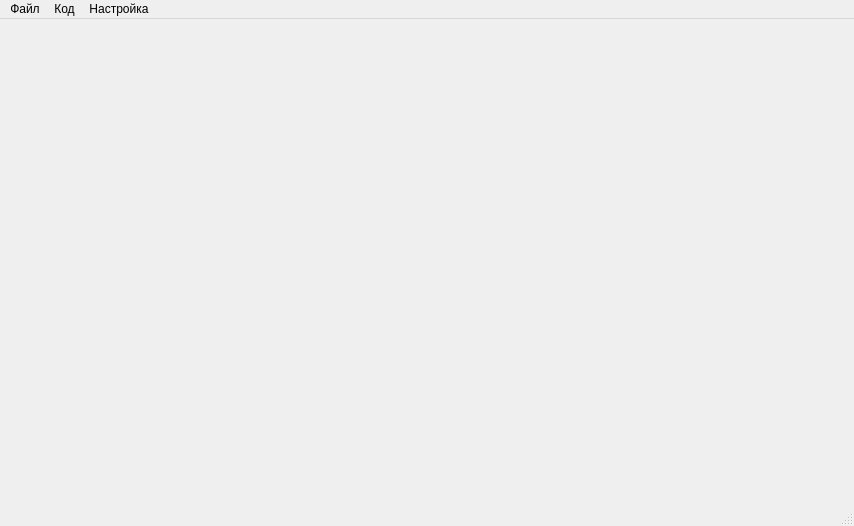
<?xml version="1.0" encoding="UTF-8"?>
<ui version="4.0">
 <class>MainWindow</class>
 <widget class="QMainWindow" name="MainWindow">
  <property name="geometry">
   <rect>
    <x>0</x>
    <y>0</y>
    <width>854</width>
    <height>526</height>
   </rect>
  </property>
  <property name="windowTitle">
   <string>MainWindow</string>
  </property>
  <property name="autoFillBackground">
   <bool>false</bool>
  </property>
  <widget class="QWidget" name="centralwidget"/>
  <widget class="QMenuBar" name="menubar">
   <property name="geometry">
    <rect>
     <x>0</x>
     <y>0</y>
     <width>854</width>
     <height>21</height>
    </rect>
   </property>
   <widget class="QMenu" name="fileMenu">
    <property name="title">
     <string>Файл</string>
    </property>
    <addaction name="loadAction"/>
    <addaction name="saveAction"/>
    <addaction name="saveAsAction"/>
   </widget>
   <widget class="QMenu" name="menu">
    <property name="title">
     <string>Настройка</string>
    </property>
    <widget class="QMenu" name="changeThemeMenu">
     <property name="title">
      <string>Изменить тему</string>
     </property>
     <addaction name="turnOnLightTheme"/>
     <addaction name="turnOnDarkTheme"/>
    </widget>
    <widget class="QMenu" name="toggleCurrentLineHighlighter">
     <property name="title">
      <string>Выделение строки</string>
     </property>
     <addaction name="separator"/>
     <addaction name="turnOnCurrentLineHighlighter"/>
     <addaction name="turnOffCurrentLineHighlighter"/>
    </widget>
    <addaction name="sendSettingAction"/>
    <addaction name="changeThemeMenu"/>
    <addaction name="toggleCurrentLineHighlighter"/>
   </widget>
   <widget class="QMenu" name="menu_F5">
    <property name="title">
     <string>Код</string>
    </property>
    <addaction name="sendAction"/>
   </widget>
   <addaction name="fileMenu"/>
   <addaction name="menu_F5"/>
   <addaction name="menu"/>
  </widget>
  <widget class="QStatusBar" name="statusbar"/>
  <action name="loadAction">
   <property name="text">
    <string>Загрузить</string>
   </property>
  </action>
  <action name="saveAction">
   <property name="text">
    <string>Сохранить</string>
   </property>
  </action>
  <action name="saveAsAction">
   <property name="text">
    <string>Сохранить как</string>
   </property>
  </action>
  <action name="sendSettingAction">
   <property name="text">
    <string>Отправка</string>
   </property>
  </action>
  <action name="sendAction">
   <property name="text">
    <string>Вызвать компилятор(F5)</string>
   </property>
   <property name="font">
    <font>
     <family>Verdana</family>
    </font>
   </property>
  </action>
  <action name="turnOnLightTheme">
   <property name="text">
    <string>Светлая</string>
   </property>
  </action>
  <action name="turnOnDarkTheme">
   <property name="text">
    <string>Тёмная</string>
   </property>
  </action>
  <action name="turnOnCurrentLineHighlighter">
   <property name="text">
    <string>Включить</string>
   </property>
  </action>
  <action name="turnOffCurrentLineHighlighter">
   <property name="text">
    <string>Выключить</string>
   </property>
  </action>
 </widget>
 <resources/>
 <connections/>
</ui>
